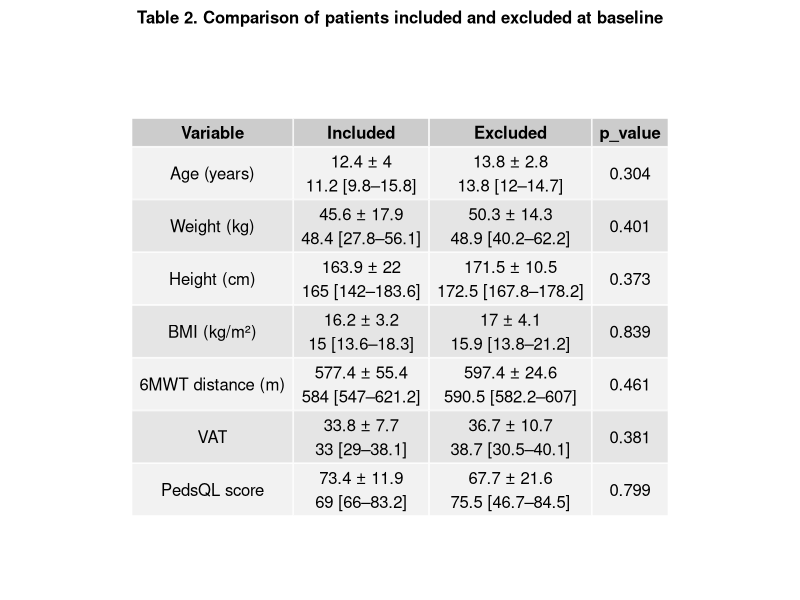

Write R code to recreate this figure.
## ---- chunk 1
knitr::opts_chunk$set(echo = TRUE, warning = FALSE, message = FALSE)
## ---- chunk 2
# Load package
library(readxl)

# Import datasets
included_data <- read_excel("data/data_clean.xlsx")
excluded_data <- read_excel("data/data_excluded.xlsx")

# Check structure
str(included_data)
str(excluded_data)
## ---- chunk 3

# Load packages
library(gridExtra)
library(grid)

# Functions

# Mean ± SD
mean_sd <- function(x) {
  paste0(
    round(mean(x, na.rm = TRUE), 1), " ± ",
    round(sd(x, na.rm = TRUE), 1)
  )
}

# Median [IQR]
median_iqr <- function(x) {
  paste0(
    round(median(x, na.rm = TRUE), 1), " [",
    round(quantile(x, 0.25, na.rm = TRUE), 1), "–",
    round(quantile(x, 0.75, na.rm = TRUE), 1), "]"
  )
}

# Variables

vars <- c("age", "weight_kg", "height_cm", "bmi_kg_cm2",
          "6minwt_distance_traveled_m_before","vat_before",
          "pedsql_totalself_before")
# p_values

p_values <- sapply(vars, function(var) {
  
  x <- included_data[[var]]
  y <- excluded_data[[var]]
  
  # Remove NA
  x <- x[!is.na(x)]
  y <- y[!is.na(y)]
  
  # Quantitative → Mann-Whitney
  test <- wilcox.test(x, y)
  
  return(round(test$p.value, 3))
})

# Build clean table

table_final <- data.frame(
  Variable = vars,
  Included = paste0(
    sapply(included_data[vars], mean_sd), "\n",
    sapply(included_data[vars], median_iqr)
  ),
  Excluded = paste0(
    sapply(excluded_data[vars], mean_sd), "\n",
    sapply(excluded_data[vars], median_iqr)
  ),
  p_value = p_values
)

# Remove row names
rownames(table_final) <- NULL

# Rename variables 
table_final$Variable <- c(
  "Age (years)",
  "Weight (kg)",
  "Height (cm)",
  "BMI (kg/m²)",
  "6MWT distance (m)",
  "VAT",
  "PedsQL score"
)

# Display table in RMarkdown
table_final

# Export to PDF

pdf("figures/Table_2_Comparison_Included_Excluded at baseline.pdf", width = 8, height = 7)

grid.arrange(
  textGrob(
    "Table 2. Comparison of patients included and excluded at baseline",
    gp = gpar(fontsize = 12, fontface = "bold")
  ),
  tableGrob(table_final, rows = NULL),
  ncol = 1,
  heights = c(0.3, 5) 
)
dev.off()

## ---- chunk 4

# Paired Wilcoxon test
wilcox_test <- wilcox.test(
  included_data$`6minwt_distance_traveled_m_before`,
  included_data$`6minwt_distance_traveled_m_after`,
  paired = TRUE
)

wilcox_test
